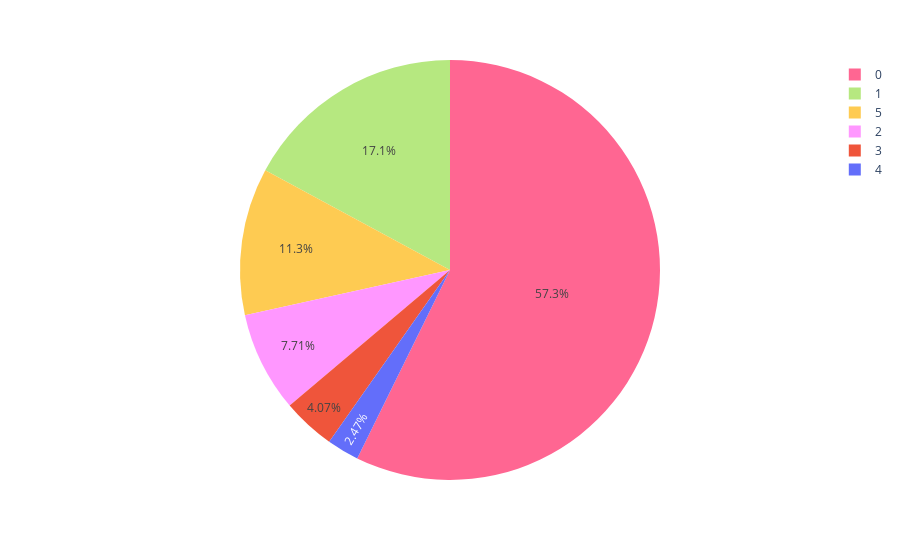

The code cell stored with this chart in its notebook:
### Code cell
import plotly.express as px

fig = px.pie(covid,names='patient_covid_deaths',color='patient_covid_deaths',
             color_discrete_map={'3913':'green',
                                 '1169':'red',
                                 '775':'red',
                                 '527':'red',
                                 '278':'red',
                                 '169':'red'
                                })
fig.show()

### Figure 1 — Plotly figure (JSON) as saved in the notebook; plotly's stock layout.template omitted (floating-point values rounded to 4 significant figures; data arrays with more than 128 entries replaced by an {"elided": "..."} marker saying what was removed)
{"data": [{"customdata": {"elided": "6831x1 int values"}, "domain": {"x": [0, 1], "y": [0, 1]}, "hovertemplate": "patient_covid_deaths=%{customdata[0]}<extra></extra>", "labels": {"elided": "6831 int values"}, "legendgroup": "", "marker": {"colors": {"elided": "6831 str values"}}, "name": "", "showlegend": true, "type": "pie"}], "layout": {"legend": {"tracegroupgap": 0}, "margin": {"t": 60}}}
